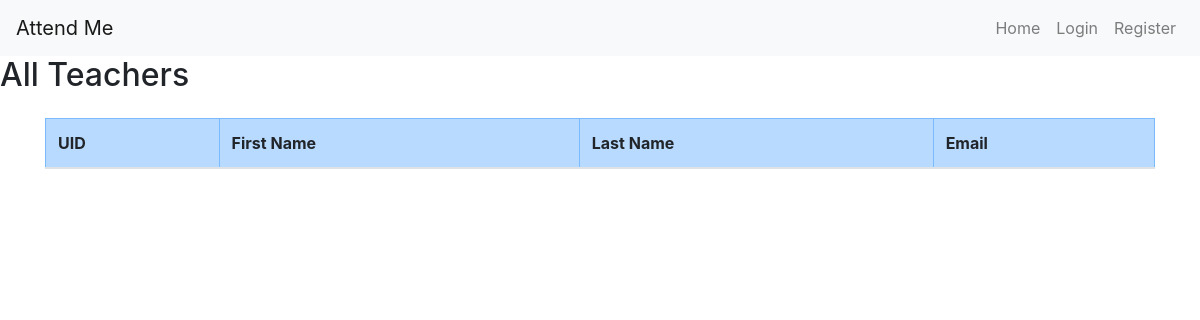
The app's page /admin/teachers (signed in), older data.
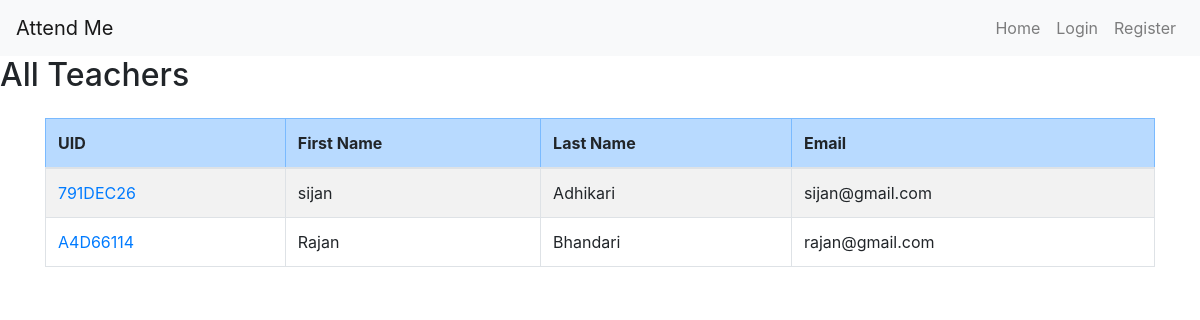
The same page, newer data.
### main.py (models this page shows)
class Ad_teacher(db.Model):
    uid: Mapped[str] = mapped_column(String(100), primary_key=True)
    email: Mapped[str] = mapped_column(String(100), unique=True, nullable=False)
    password: Mapped[str] = mapped_column(String(100), nullable=False)
    first_name: Mapped[str] = mapped_column(String(1000), nullable=False)
    last_name: Mapped[str] = mapped_column(String(100), nullable=False)

### main.py (the view)
@app.route('/admin/teachers')
def get_teachers():
    if session.get('user_role', '') != 'admin':
        flash("Unauthorized access!", "danger")
        return redirect(url_for('home'))
    teachers = Ad_teacher.query.all()  # This fetches all the rows
    teacher_list = []  # Empty list to store dictionaries
    for teacher in teachers:
        teacher_list.append({
            'first_name': teacher.first_name,
            'last_name': teacher.last_name,
            'email': teacher.email,
            'uid': teacher.uid
        })
    print("courses: ", teacher_list)
    return render_template('all_teachers.html',
                           teacher_list=teacher_list
                           )

### templates/all_teachers.html
{% extends "base.html" %} {% block content %}
<h2>All Teachers</h2>
<div class="container mt-4">
    <div class="table-responsive">
        <table class="table table-striped table-hover table-bordered">
            <thead class="table-primary">
                <tr>
                    <th>UID</th>
                    <th>First Name</th>
                    <th>Last Name</th>
                    <th>Email</th>
                </tr>
            </thead>
            <tbody>
                {% for teacher in teacher_list %}
                <tr>
                    <td><a href="{{ url_for('get_teachers', teacherid=teacher.uid) }}" class="text-decoration-none text-primary">{{ teacher.uid }}</a></td>
                    <td>{{ teacher.first_name }}</td>
                    <td>{{ teacher.last_name }}</td>
                    <td>{{ teacher.email }}</td>
                </tr>
                {% endfor %}
            </tbody>
        </table>
    </div>
</div>
{% endblock %}

Row changes from the older to the newer data that the page shows:
added Ad_teacher: uid "791DEC26", first_name "sijan", last_name "Adhikari", email "sijan@gmail.com"
added Ad_teacher: uid "A4D66114", first_name "Rajan", last_name "Bhandari", email "rajan@gmail.com"
